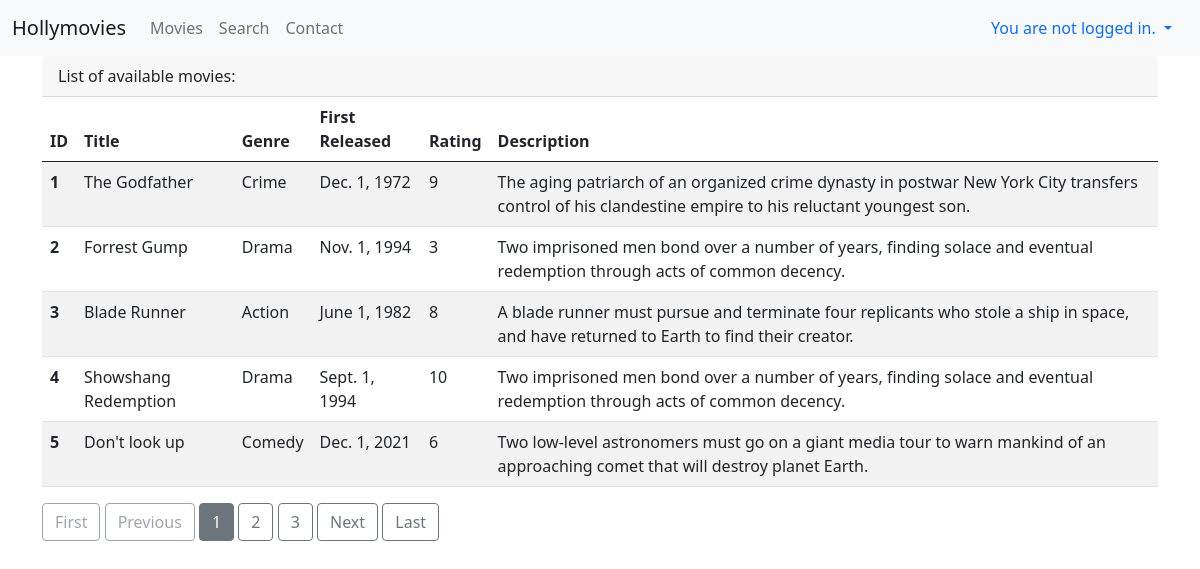
Page /movies/ on the committed database.
### viewer/models.py (models this page shows, shortened)
class Movie(Model):
    title = CharField(max_length=128)
    image = ImageField(default="movie_default.jpg", upload_to="movies_thumbnails")
    genre = ForeignKey(Genre, on_delete=DO_NOTHING)
    rating = IntegerField()
    released = DateField()
    description = TextField()
    created = DateTimeField(auto_now_add=True)

class Genre(Model):
    name = CharField(max_length=128)
    def __str__(self):
        return f"{self.name}"

### viewer/views.py (the view)
# urls.py: path("movies/", MoviesView.as_view(), name="movies"),
class MoviesView(ListView):
    template_name = "movies.html"
    model = Movie
    paginate_by = 5

### viewer/templates/movies.html
{% extends "base.html" %}
{% block content %}
  <div class="card-header">
    List of available movies:
  </div>
  <table class="table table-striped table-hover">
  <thead>
    <tr>
      <th scope="col">ID</th>
      <th scope="col">Title</th>
      <th scope="col">Genre</th>
      <th scope="col">First Released</th>
      <th scope="col">Rating</th>
      <th scope="col">Description</th>
    </tr>
  </thead>
  <tbody>
        {% for movie in object_list %}
          <tr onclick="window.location='{% url 'read_movie' movie.id %}'">
            <th scope="row">{{movie.id}}</th>
            <td>{{movie.title}}</td>
            <td>{{movie.genre}}</td>
            <td>{{movie.released}}</td>
            <td>{{movie.rating}}</td>
            <td>{{movie.description}}</td>
          </tr>
  {% endfor %}
  </tbody>
</table>
    {% if is_paginated %}
        {% if page_obj.has_previous %}
            <a class="btn btn-outline-secondary mb-4" href="?page=1">First</a>
            <a class="btn btn-outline-secondary mb-4" href="?page={{ page_obj.previous_page_number }}">Previous</a>
        {% else %}
            <a class="btn btn-outline-secondary mb-4 disabled">First</a>
            <a class="btn btn-outline-secondary mb-4 disabled">Previous</a>
        {% endif %}
        {% for num in page_obj.paginator.page_range %}
            {% if page_obj.number == num %}
                <a class="btn btn-secondary mb-4" href="?page={{ num }}">{{ num }}</a>
            {% elif num > page_obj.number|add:'-3' and num < page_obj.number|add:'3' %}
                <a class="btn btn-outline-secondary mb-4" href="?page={{ num }}">{{ num }}</a>
            {% endif %}
        {% endfor %}
        {% if page_obj.has_next %}
            <a class="btn btn-outline-secondary mb-4" href="?page={{ page_obj.next_page_number }}">Next</a>
            <a class="btn btn-outline-secondary mb-4" href="?page={{ page_obj.paginator.num_pages }}">Last</a>
        {% else %}
            <a class="btn btn-outline-secondary mb-4 disabled">Next</a>
            <a class="btn btn-outline-secondary mb-4 disabled">Last</a>
        {% endif %}
    {% endif %}
{% endblock %}

### viewer/templates/base.html (shortened to what this page needs)
<!DOCTYPE html>
<html lang="en">
<head>
    <link href="https://cdn.jsdelivr.net/npm/bootstrap@5.0.2/dist/css/bootstrap.min.css" rel="stylesheet">
    <link rel="stylesheet" href="https://cdnjs.cloudflare.com/ajax/libs/font-awesome/4.7.0/css/font-awesome.css" />
</head>
<body>
<nav class="navbar navbar-expand-lg navbar-light bg-light">
  <div class="container-fluid">
    <a class="navbar-brand" href="{% url 'hello' %}">Hollymovies</a>
    <div class="collapse navbar-collapse" id="navbarNav">
      <ul class="navbar-nav">
        <li class="nav-item">
          <a class="nav-link" href="{% url 'movies' %}">Movies</a>
        </li>
        <li class="nav-item">
          <a class="nav-link" href="{% url 'search' %}">Search</a>
        </li>
        <li class="nav-item">
          <a class="nav-link" href="{% url 'contact' %}">Contact</a>
        </li>
      </ul>
    </div>
      <div class="nav-item dropdown">
          {% if user.is_authenticated %}
            <a class="nav-link dropdown-toggle" href="#" id="dropdownAuthenticatedUserMenu" data-bs-toggle="dropdown">
            {% if user.first_name %}Hello, {{ user.first_name }}!
            {% else %}Hello, {{ user.username }} with id {{ user.id }}!{% endif %}
            </a>
              <div class="dropdown-menu dropdown-menu-right" aria-labelledby="dropdownAuthenticatedUserMenu">
                <a class="dropdown-item text-right" href="{% url 'accounts:logout' %}">Logout</a>
                <a class="dropdown-item text-right" href="{% url 'accounts:password_change' %}">Change password</a>
                <a class="dropdown-item text-right" href="{% url 'accounts:profile_view' user.id %}">View profile</a>
              </div>
          {% else %}
            <a class="nav-link active dropdown-toggle" href="#" id="dropdownUserMenu" data-bs-toggle="dropdown">
                You are not logged in.
            </a>
          {% endif %}
      </div>
  </div>
</nav>
<div class="container">
  {% block content %}
  {% endblock %}
</div>
</body>
</html>

### rows in the picture
Movie: id "1", title "The Godfather", genre "Crime", released "Dec. 1, 1972", rating "9", description "The aging patriarch of an organized crime dynasty in postwar New York City transfers control of his clandestine empire to his reluctant youngest son."
Movie: id "2", title "Forrest Gump", genre "Drama", released "Nov. 1, 1994", rating "3", description "Two imprisoned men bond over a number of years, finding solace and eventual redemption through acts of common decency."
Movie: id "3", title "Blade Runner", genre "Action", released "June 1, 1982", rating "8", description "A blade runner must pursue and terminate four replicants who stole a ship in space, and have returned to Earth to find their creator."
Movie: id "4", title "Showshang Redemption", genre "Drama", released "Sept. 1, 1994", rating "10", description "Two imprisoned men bond over a number of years, finding solace and eventual redemption through acts of common decency."
Movie: id "5", title "Don't look up", genre "Comedy", released "Dec. 1, 2021", rating "6", description "Two low-level astronomers must go on a giant media tour to warn mankind of an approaching comet that will destroy planet Earth."

### other values in the picture
{{ num }} "1"
{{ num }} "2" "3"
